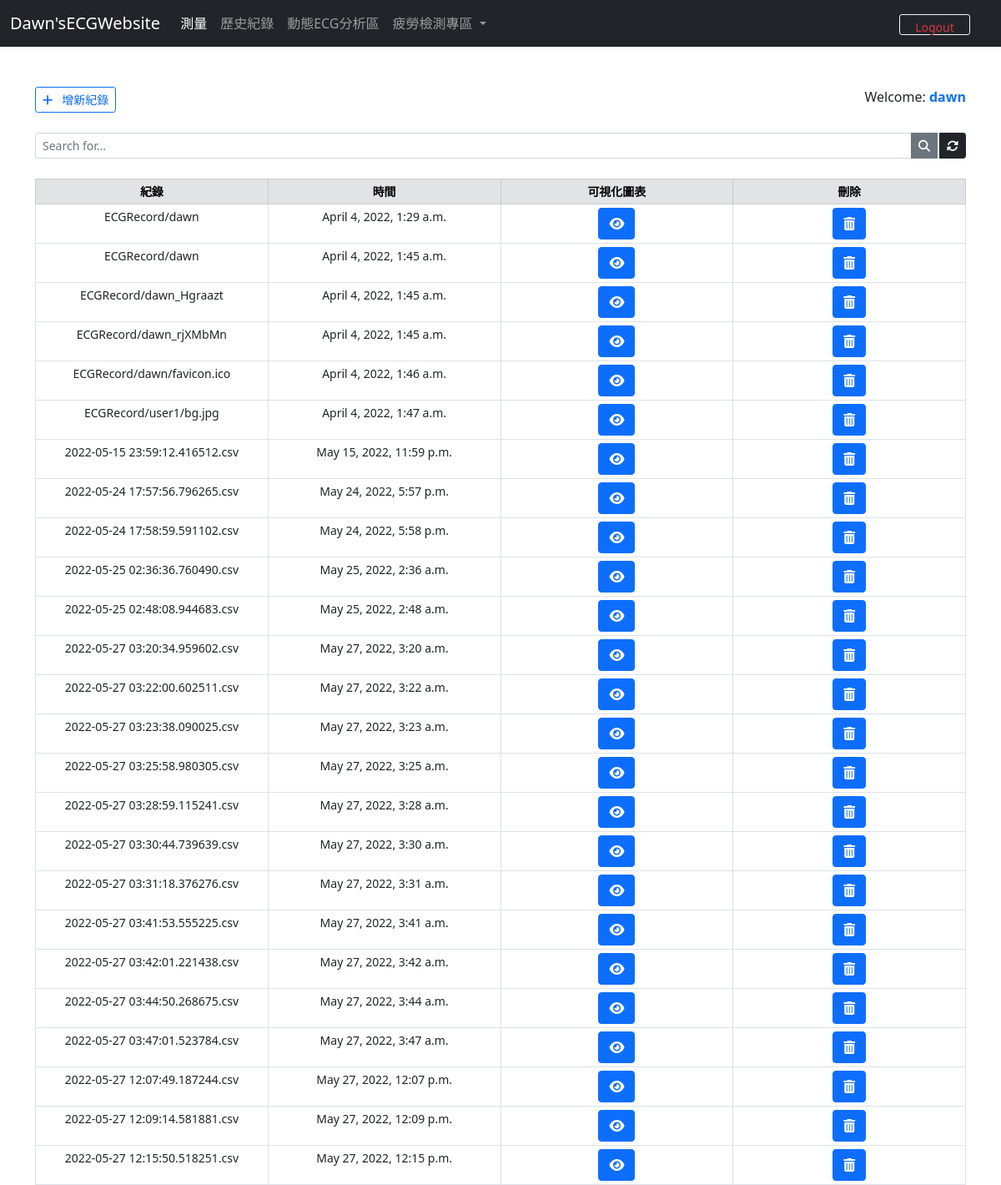
The page /backend/ (signed in) on the database as committed earlier.
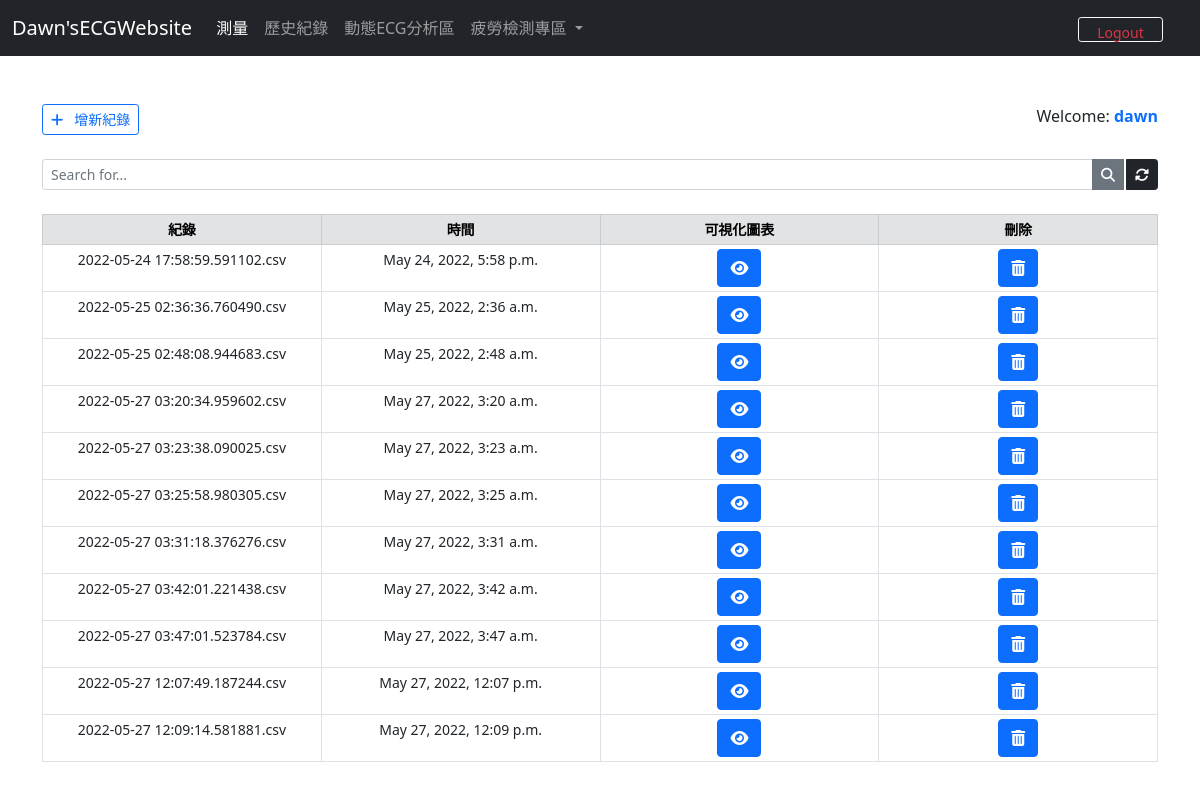
The same page on the database as committed later.
### ecgwebsite/models.py (models this page shows, shortened)
class ECGRecord(models.Model):
    user = models.ForeignKey(User,on_delete = models.CASCADE,related_name = "ECGRecoed",null = True)
    ecgrecord = models.FileField(upload_to = upload_to)
    detecttime = models.DateTimeField(auto_now = True)

### ecgwebsite/views.py (the view)
# urls.py: path('backend/',views.backend, name="backend"),
@cache_control(no_cache=True, must_revalidate=True, no_store=True)
@login_required(login_url='/login/')
def backend(request):
    records = models.ECGRecord.objects.all()
    return render(request, 'datadashboard.html',context={'records':records})

### ecgwebsite/templates/datadashboard.html (shortened to what this page needs)
{%extends 'base.html'%}
{% block nav-btn %}
<div class="text-lignt" id="sidebar" data-bs-toggle="offcanvas" data-bs-target="#offcanvasRight" aria-controls="offcanvasRight">
    <i class="fas fa-bars ">  </i>
</div>
    <a href="{% url 'logout' %}" class="btn btn-outline-danger border-light btn-sm" id="btn-nav">Logout</a>
{% endblock nav-btn %}
{% block navbar-item %}
  <li class="nav-item">
    <a class="nav-link active" href="{% url 'detect' %}">測量</a>
  </li>
  <li class="nav-item">
    <a class="nav-link" href="{% url 'backend' %}">歷史紀錄</a>
  </li>
  <li class="nav-item">
    <a class="nav-link" href="{% url 'exercise' %}">動態ECG分析區</a>
  </li>
  <li class="nav-item dropdown">
    <a class="nav-link dropdown-toggle" href="#" id="navbarDropdown" role="button" data-bs-toggle="dropdown" aria-expanded="false">
        疲勞檢測專區
    </a>
  </li>
{% endblock navbar-item %}
{% block content %}
<div class="container">
    <br><br>
    <div class="d-flex justify-content-between">
    <a href="{% url 'detect' %}" class="btn btn-outline-primary btn-sm"><i class="fas fa-plus"></i>&nbsp;&nbsp; 增新紀錄</a>
    <span>
        Welcome: <strong><span class="text-primary">{{user.get_username}}</span></strong>
    </span></div>
    <form>
        <div class="input-group input-group-sm mb-3 mt-4">
            <input name="q" type="text" class="form-control" placeholder="Search for..." value="{{ request.GET.q }}">
            <button class="btn btn-secondary"><i class="fas fa-search"></i></button>
            <a href="{% url 'backend' %}" class="btn btn-dark" style="margin-left: 2px;"><i class="fas fa-sync-alt"></i></a>
        </div>
    </form>
    <center>
        <table class="table table-bordered table-sm mt-4" style="text-align: center; font-size: 14px;">
            <thead class="table-secondary">
                <tr>
                    <th style="width: 25%">紀錄</th>
                    <th style="width: 25%">時間</th>
                    <th style="width: 25%">可視化圖表</th>
                    <th style="width: 25%">刪除</th>
                </tr>
            </thead>
            {% for record in records %}
            <tr>
                <td>{{ record.ecgrecord }}</td>
                <td>{{ record.detecttime }}</td>
                <td><a href="/analysis/{{record.id}}" class="btn btn-primary" title="viewRecord"><i class="fa-solid fa-eye"></a></i></td>
                <td><a href="/delete_rec/{{record.id}}" class="btn btn-primary" title="Edit Patient"><i class="fas fa-trash-alt"></i></a></td>
            </tr>
            {% endfor %}
        </table>
    </center>
</div>
{%endblock content%}

### ecgwebsite/templates/base.html (shortened to what this page needs)
<!doctype html>
{% load static %}
{% load pwa %}
<html>
    <head>
        <link href="https://cdn.jsdelivr.net/npm/bootstrap@5.0.2/dist/css/bootstrap.min.css" rel="stylesheet">
        <link rel="stylesheet" href="https://use.fontawesome.com/releases/v6.1.1/css/all.css">
        {% block headcdn %}
        <link href="{% static 'css/style.css' %}" rel="stylesheet">
        {% endblock headcdn %}
    </head>
    <body>
        <nav class="navbar navbar-expand-lg navbar-dark bg-dark">
            <div class="container-fluid">
              <a class="navbar-brand" href="/">Dawn'sECGWebsite</a>
              <div class="collapse navbar-collapse" id="navbarSupportedContent">
                <ul class="navbar-nav me-auto mb-2 mb-lg-0">
                {% block navbar-item %}{% endblock navbar-item %}
                </ul>
                <form class="d-flex">
                    {% block nav-btn %}{% endblock nav-btn %}
                </form>
              </div>
            </div>
          </nav>
            {% block content %} {% endblock content%}
    </body>
</html>

### ecgwebsite/static/css/style.css (style rules this page uses)
html, body { height:100%; margin: 0; max-width: 100%; }
#btn-nav { width: 85px; height: 25px; float: right; margin-right: 25px; margin-top: 2px; }

Rows that differ between the two databases and show on the page:
removed ECGRecord: ecgrecord "ECGRecord/dawn", detecttime "April 4, 2022, 1:29 a.m."
removed ECGRecord: ecgrecord "ECGRecord/dawn", detecttime "April 4, 2022, 1:45 a.m."
removed ECGRecord: ecgrecord "ECGRecord/dawn_Hgraazt", detecttime "April 4, 2022, 1:45 a.m."
removed ECGRecord: ecgrecord "ECGRecord/dawn_rjXMbMn", detecttime "April 4, 2022, 1:45 a.m."
removed ECGRecord: ecgrecord "ECGRecord/dawn/favicon.ico", detecttime "April 4, 2022, 1:46 a.m."
removed ECGRecord: ecgrecord "ECGRecord/user1/bg.jpg", detecttime "April 4, 2022, 1:47 a.m."
removed ECGRecord: ecgrecord "2022-05-15 23:59:12.416512.csv", detecttime "May 15, 2022, 11:59 p.m."
removed ECGRecord: ecgrecord "2022-05-24 17:57:56.796265.csv", detecttime "May 24, 2022, 5:57 p.m."
removed ECGRecord: ecgrecord "2022-05-27 03:22:00.602511.csv", detecttime "May 27, 2022, 3:22 a.m."
removed ECGRecord: ecgrecord "2022-05-27 03:28:59.115241.csv", detecttime "May 27, 2022, 3:28 a.m."
removed ECGRecord: ecgrecord "2022-05-27 03:30:44.739639.csv", detecttime "May 27, 2022, 3:30 a.m."
removed ECGRecord: ecgrecord "2022-05-27 03:41:53.555225.csv", detecttime "May 27, 2022, 3:41 a.m."
removed ECGRecord: ecgrecord "2022-05-27 03:44:50.268675.csv", detecttime "May 27, 2022, 3:44 a.m."
removed ECGRecord: ecgrecord "2022-05-27 12:15:50.518251.csv", detecttime "May 27, 2022, 12:15 p.m."
